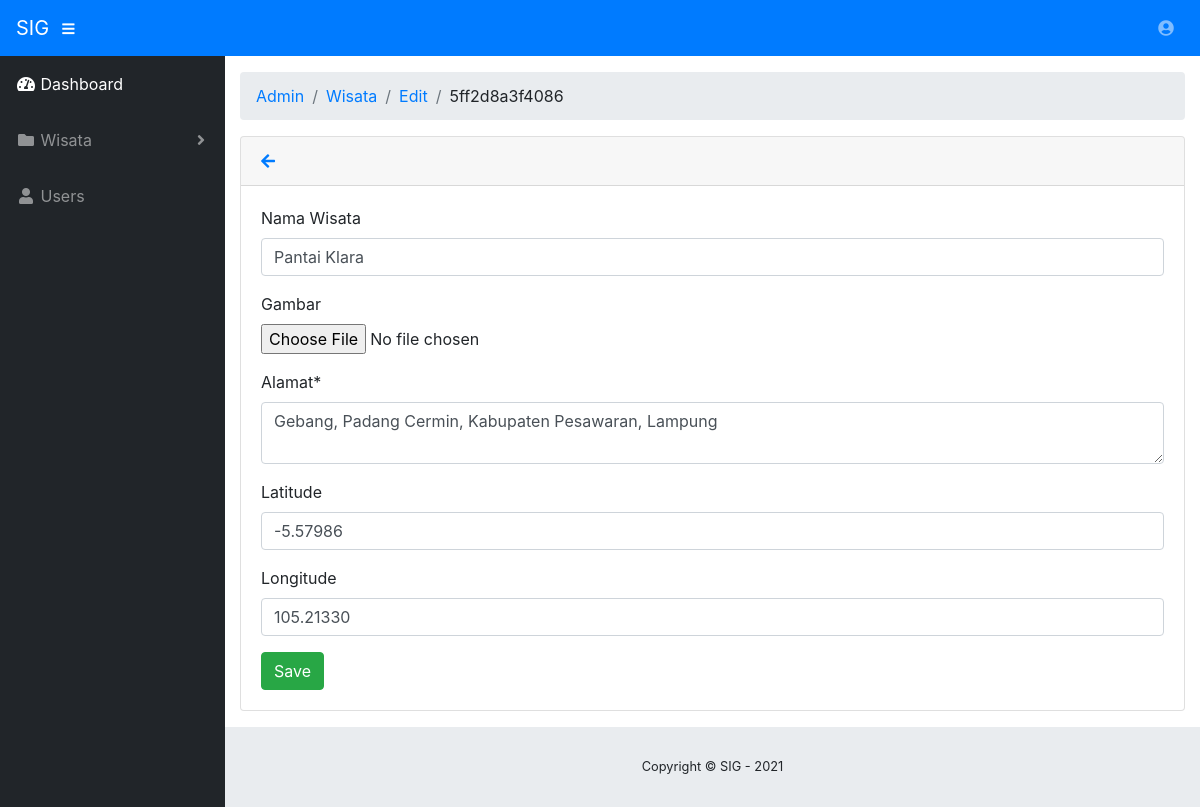
Page /admin/wisata/edit/5ff2d8a3f4086 on the committed database.
### application/controllers/admin/Wisata.php (called while the page is built, shortened)
<?php
class Wisata extends CI_Controller
{
    public function __construct()
    {
        $this->load->model("Wisata_model");
        $this->load->library('form_validation');
    }
    public function edit($id = null)
    {
        $wisata = $this->Wisata_model;
        $data["wisata"] = $wisata->getById($id);
        $this->load->view("admin/wisata/edit_form", $data);
    }
}

### index.php (called while the page is built, shortened)
<?php
require_once BASEPATH.'core/CodeIgniter.php';

### application/models/Wisata_model.php (called while the page is built, shortened)
<?php defined('BASEPATH') OR exit('No direct script access allowed');
class Wisata_model extends CI_Model
{
    private $_table = "data-wisata";
    public function getById($id)
    {
        return $this->db->get_where($this->_table, ["id_wisata" => $id])->row();
    }
}

### application/views/admin/wisata/edit_form.php (the view, shortened to what this page needs)
<!DOCTYPE html>
<html lang="en">
<head>
</head>
<body id="page-top">
  <div id="wrapper">
    <div id="content-wrapper">
      <div class="container-fluid">
      <div class="card mb-3">
        <div class="card-header">
        <a href="<?php echo site_url('admin/wisata/') ?>"><i class="fas fa-arrow-left"></i></a>
        </div>
        <div class="card-body">
            <form action="<?php base_url('admin/wisata/edit') ?>" method="post" enctype="multipart/form-data">
                <div class="form-group">
                    <label for="nama_wisata">Nama Wisata</label>
                    <input class="form-control <?php echo form_error('nama_wisata') ? 'is-invalid':'' ?>"
					    type="text" name="nama_wisata" placeholder="Nama Wisata" value="<?php echo $wisata->nama_wisata ?>" />
                </div>
                <div class="form-group">
					<label for="name">Gambar</label>
					<input class="form-control-file <?php echo form_error('gambar') ? 'is-invalid':'' ?>"
					    type="file" name="gambar" />
                </div>
                <div class="form-group">
					<label for="name">Alamat*</label>
						<textarea class="form-control <?php echo form_error('alamat') ? 'is-invalid':'' ?>"
								 name="alamat" placeholder="Alamat"><?php echo $wisata->alamat ?></textarea>
				</div>
          <div class="form-group">
					<label for="price">Latitude</label>
					<input class="form-control <?php echo form_error('latitude') ? 'is-invalid':'' ?>"
						type="text" name="latitude" min="0" placeholder="Latitude" value="<?php echo $wisata->latitude ?>" />
				  </div>
          <div class="form-group">
					<label for="longitude">Longitude</label>
					<input class="form-control <?php echo form_error('longitude') ? 'is-invalid':'' ?>"
						type="text" name="longitude" min="0" placeholder="Longitude" value="<?php echo $wisata->longitude ?>" />
				  </div>
          <input class="btn btn-success" type="submit" name="btn" value="Save" />
            </form>
        </div>
      </div>
      </div>
      <footer class="sticky-footer">
        <div class="container my-auto">
          <div class="copyright text-center my-auto">
            <span>Copyright © SIG - 2021</span>
          </div>
        </div>
      </footer>
    </div>
  </div>
</body>
</html>

### rows in the picture
data-wisata: nama_wisata "Pantai Klara", alamat "Gebang, Padang Cermin, Kabupaten Pesawaran, Lampung", latitude "-5.57986", longitude "105.21330"

### other values in the picture
$segment "Admin"
$segment "Wisata"
$segment "Edit"
$segment "5ff2d8a3f4086"
